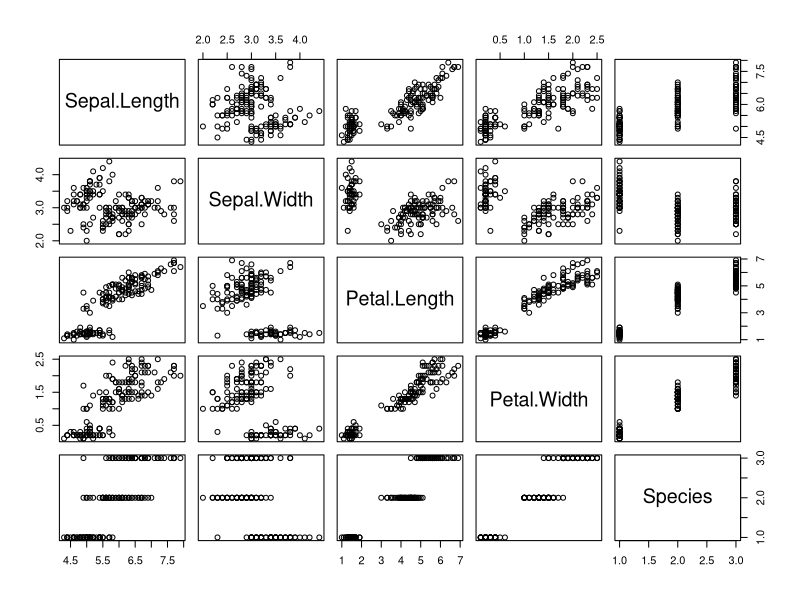
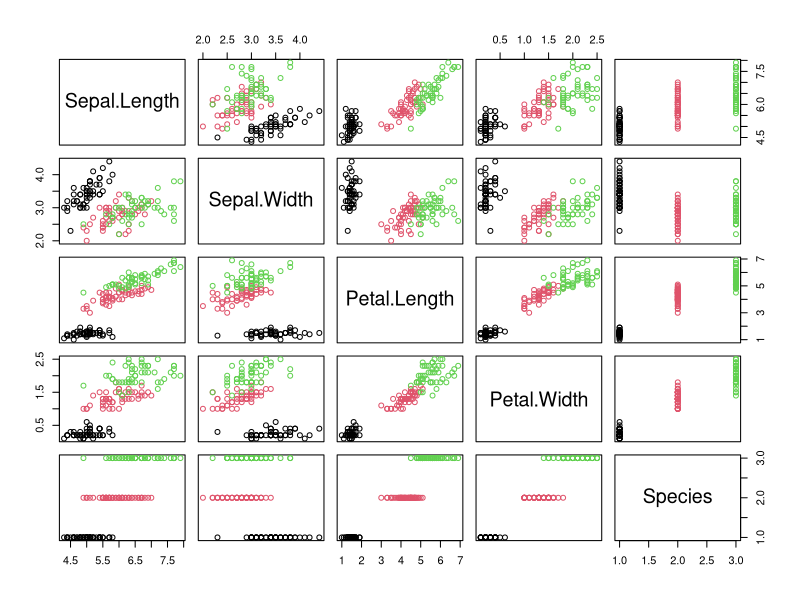
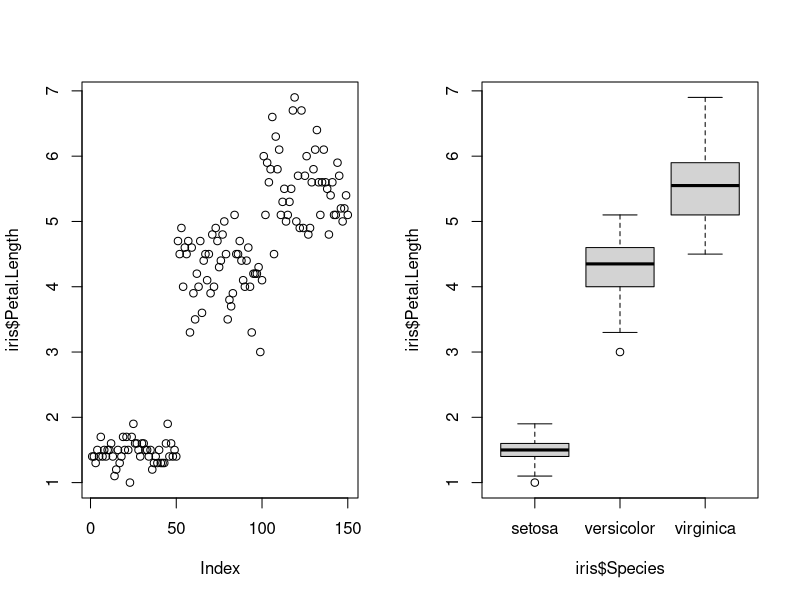
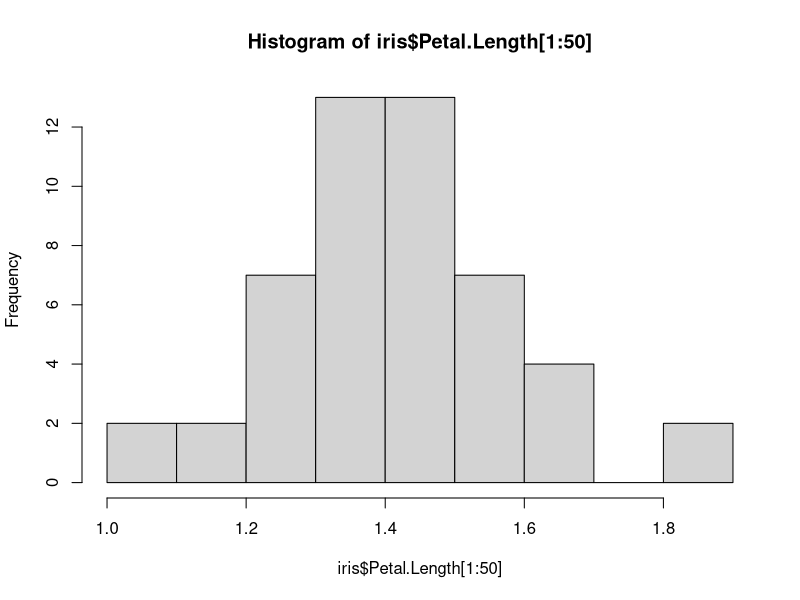

Here is the R script that generated these plots, in order:
?iris
names(iris)
names(iris)
str(iris)
iris$new_class_specis<-as.character(iris$Species)
iris$new_class_specis<-NULL
iris<-na.omit(iris)
summary(iris)
plot(iris)

plot(iris, col=iris$Species)
par(mfrow=c(1,2))
plot(iris$Petal.Length)
boxplot(iris$Petal.Length~iris$Species)
par(mfrow=c(1,1))
hist(iris$Petal.Length[1:50])


